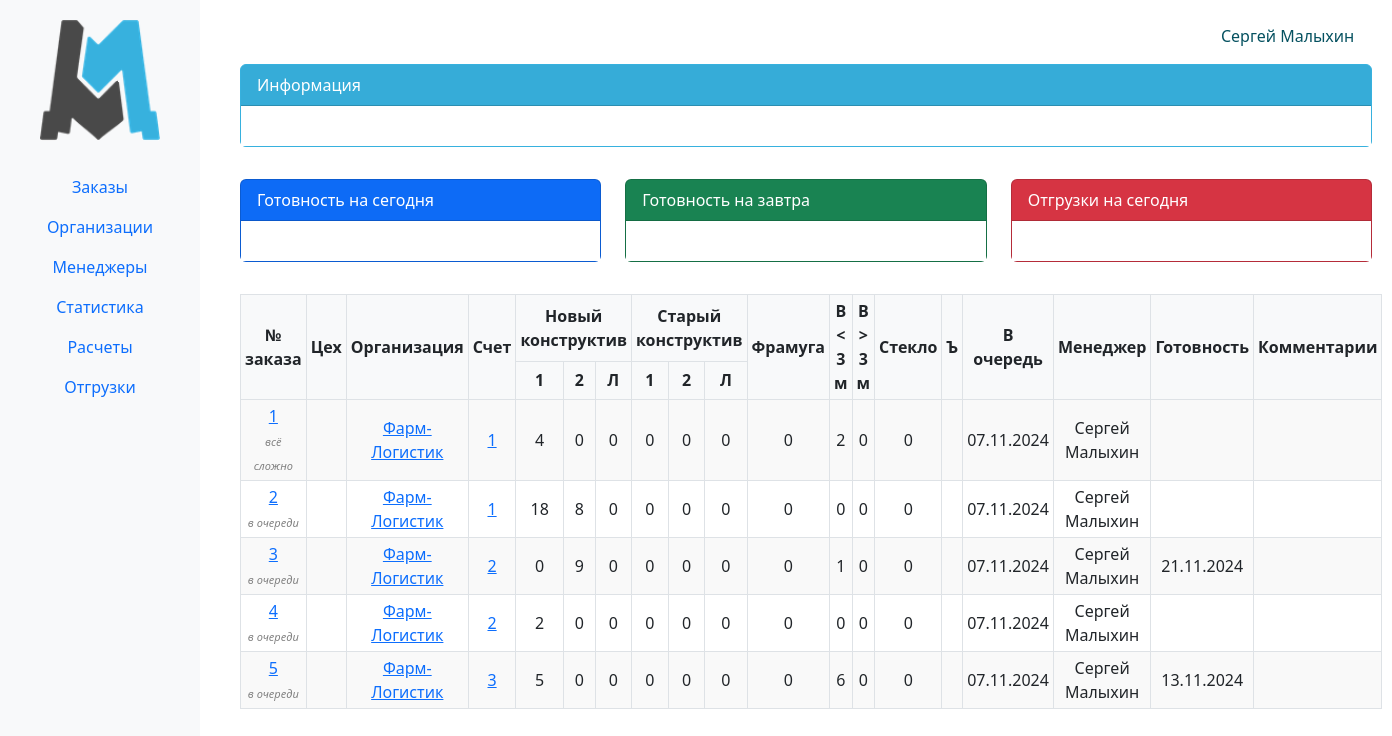
Screenshot of /erp_main/orders_list/ (signed in) with the database file from the repository.
### erp_main/models.py (models this page shows, shortened)
class Order(models.Model):
    internal_order_number = models.CharField(max_length=255, unique=True)
    created_at = models.DateTimeField(auto_now_add=True)
    order_file = models.FileField(upload_to='uploads/')
    invoice = models.ForeignKey(Invoice, blank=True, null=True, on_delete=models.CASCADE)
    due_date = models.DateField(null=True, blank=True)
    comment = models.TextField(blank=True, null=True)
    def get_items_filtered(self):
        return self.items.exclude(p_status__in=['changed', 'canceled'])
    @property
    def doors_1_nk(self):
        return self.get_items_filtered().filter(
            p_kind='door',
            p_construction='NK',
            p_active_trim=None,
        ).aggregate(total=Sum('p_quantity'))['total'] or 0
    @property
    def doors_2_nk(self):
        return self.get_items_filtered().filter(
            p_kind='door',
            p_construction='NK',
            p_active_trim__isnull=False,
        ).aggregate(total=Sum('p_quantity'))['total'] or 0
    @property
    def hatch_nk(self):
        return self.get_items_filtered().filter(
            p_kind='hatch',
            p_construction='NK',
        ).aggregate(total=Sum('p_quantity'))['total'] or 0
    @property
    def doors_1_sk(self):
        return self.get_items_filtered().filter(
            p_kind='door',
            p_construction='SK',
            p_active_trim=None,
        ).aggregate(total=Sum('p_quantity'))['total'] or 0
    @property
    def doors_2_sk(self):
        return self.get_items_filtered().filter(
            p_kind='door',
            p_construction='SK',
            p_active_trim__isnull=False,
        ).aggregate(total=Sum('p_quantity'))['total'] or 0
    @property
    def hatch_sk(self):
        return self.get_items_filtered().filter(
            p_kind='hatch',
            p_construction='SK',
        ).aggregate(total=Sum('p_quantity'))['total'] or 0
    @property
    def transom(self):
        return self.get_items_filtered().filter(
            p_kind='transom',
        ).aggregate(total=Sum('p_quantity'))['total'] or 0
    @property
    def gate(self):
        return self.get_items_filtered().filter(
            p_kind='gate',
            p_width__lt=3000,
            p_height__lt=3000,
        ).aggregate(total=Sum('p_quantity'))['total'] or 0
    @property
    def gate_3000(self):
        return self.get_items_filtered().filter(
            Q(p_kind='gate') & (Q(p_width__gte=3000) | Q(p_height__gte=3000)),
        ).aggregate(total=Sum('p_quantity'))['total'] or 0
    @property
    def glass(self):
        return self.get_items_filtered().filter(Q(p_glass__isnull=False) & ~Q(p_glass={})).aggregate(total=Sum('p_quantity'))['total'] or 0
    @property
    def status(self): # раскидываем позиции по статусам
        in_query = self.get_items_filtered().filter(p_status='in_query').aggregate(total=Sum('p_quantity'))['total'] or 0
        product = self.get_items_filtered().filter(p_status='product').aggregate(total=Sum('p_quantity'))['total'] or 0
        ready = self.get_items_filtered().filter(p_status='ready').aggregate(total=Sum('p_quantity'))['total'] or 0
        shipped = self.get_items_filtered().filter(p_status='shipped').aggregate(total=Sum('p_quantity'))['total'] or 0
        if in_query > 0 and product == 0 and ready == 0 and shipped == 0:
            return f'в очереди'
        elif in_query == 0 and product > 0 and ready == 0 and shipped == 0:
            return f'запущен'
        elif in_query == 0 and product == 0 and ready > 0 and shipped == 0:
            return f'готов'
        elif in_query == 0 and product == 0 and ready == 0 and shipped > 0:
            return f'отгружен'
        else:
            return f'всё сложно'

class Invoice(models.Model):
    number = models.CharField(max_length=5, blank=True, null=True)
    organization = models.ForeignKey(Organization, related_name='organization', on_delete=models.CASCADE)
    date = models.DateField()
    amount = models.IntegerField(default=0)
    payed_amount = models.IntegerField(default=0)
    shipping_amount = models.IntegerField(default=0)
    montage_amount = models.IntegerField(default=0)
    legal_entity = models.ForeignKey(LegalEntity, related_name='legal_entity', on_delete=models.CASCADE)
    invoice_files = models.FileField(upload_to='uploads/invoices', blank=True, null=True)
    year = models.PositiveIntegerField(editable=False)
    class Meta:
        constraints = [
            models.UniqueConstraint(fields=['number', 'legal_entity', 'year'], name='unique_field_combination')
        ]

class Organization(models.Model):
    FOOTING_CHOICES = (
        ('ustav', 'устава'),
        ('attorney', 'доверенности')
    )
    KIND_CHOICES = (
        ('ooo', 'ООО'),
        ('ao', 'АО'),
        ('zao', 'ЗАО'),
        ('ip', 'ИП'),
    )
    kind = models.CharField(max_length=100, blank=True, null=True, choices=KIND_CHOICES)
    phone_number = models.CharField(max_length=15, blank=True, null=True)
    name_fl = models.CharField(max_length=15, blank=True, null=True)
    user = models.ForeignKey(User, related_name='organizations', on_delete=models.CASCADE)
    ceo_footing = models.CharField(max_length=30, choices=FOOTING_CHOICES)
    name = models.CharField(max_length=100, blank=True, null=True)
    inn = models.CharField(max_length=15, blank=True, null=True)
    ogrn = models.CharField(max_length=15, blank=True, null=True)
    kpp = models.CharField(max_length=15, blank=True, null=True)
    r_s = models.CharField(max_length=25, blank=True, null=True)
    bank = models.CharField(max_length=300, blank=True, null=True)
    bik = models.CharField(max_length=10, blank=True, null=True)
    k_s = models.CharField(max_length=25, blank=True, null=True)
    address = models.CharField(max_length=150, blank=True, null=True)
    email = models.EmailField(blank=True, null=True)
    ceo_title = models.CharField(max_length=30, blank=True, null=True)
    ceo_name = models.CharField(max_length=150, blank=True, null=True)
    contracts = models.FileField(upload_to='uploads/contracts', blank=True, null=True)
    def __str__(self):
        if self.name_fl:
            return f'{self.name_fl} ({self.phone_number})'
        return self.name
    class Meta:
        verbose_name_plural = 'Организации'

### erp_main/views.py (the view)
# urls.py: path('orders_list/', views.orders_list, name='orders_list'),
@login_required(login_url='login')
def orders_list(request):
    if request.user.is_staff:
        return render(request, 'orders_list.html', {'orders': Order.objects.all()})
    else:
        return render(request, 'orders_list.html', {'orders': Order.objects.filter(user=request.user)()})

### erp_main/templates/orders_list.html (shortened to what this page needs)
{% extends 'base.html' %}
{% block content %}
<table>
    <thead>
        <tr>
            <th rowspan="2">№ заказа</th>
            <th rowspan="2">Цех</th>
            <th rowspan="2">Организация</th>
            <th rowspan="2">Счет</th>
            <th colspan="3">Новый конструктив</th>
            <th colspan="3">Старый конструктив</th>
            <th rowspan="2">Фрамуга</th>
            <th rowspan="2">В < 3 м</th>
            <th rowspan="2">В > 3 м</th>
            <th rowspan="2">Стекло</th>
            <th rowspan="2">Ъ</th>
            <th rowspan="2">В очередь</th>
            <th rowspan="2">Менеджер</th>
            <th rowspan="2">Готовность</th>
            <th rowspan="2">Комментарии</th>
        </tr>
        <tr>
            <th>1</th>
            <th>2</th>
            <th>Л</th>
            <th>1</th>
            <th>2</th>
            <th>Л</th>
        </tr>
    </thead>
    <tbody>
        {% for order in orders %}
            <tr>
                <td>
                    <a href="{% url 'order_detail' order.id %}">{{ order.id }}</a>
                    <br>
                    <span style="font-size: 11px; font-style: italic; color: grey;">{{ order.status }}</span>
                </td>
                <td></td>
                <td>
                    <a href="{% url 'organization_detail' order.invoice.organization.id %}">{{ order.invoice.organization }}</a>
                </td>
                <td>
                    <a href="{% url 'invoice_detail' order.invoice.id %}">{{ order.invoice.number }}</a>
                </td>
                <td>{{ order.doors_1_nk }}</td>
                <td>{{ order.doors_2_nk }}</td>
                <td>{{ order.hatch_nk }}</td>
                <td>{{ order.doors_1_sk }}</td>
                <td>{{ order.doors_2_sk }}</td>
                <td>{{ order.hatch_sk }}</td>
                <td>{{ order.transom }}</td>
                <td>{{ order.gate }}</td>
                <td>{{ order.gate_3000 }}</td>
                <td>
                    {% if order.glass != 0 %}
                        <a href="#" data-bs-toggle="modal" data-bs-target="#glassModal{{ order.id }}">{{ order.glass }}</a>
                    {% else %}
                        {{ order.glass }}
                    {% endif %}
                </td>
                <td></td>
                <td>{{ order.created_at|date:"d.m.Y" }}</td>
                <td>{{ order.invoice.organization.user.get_full_name }}</td>
                <td>{{ order.due_date|date:"d.m.Y" }}</td>
                <td></td>
            </tr>
        {% endfor %}
    </tbody>
</table>
{% endblock %}

### templates/base.html (shortened to what this page needs)
{% load static %}
<!DOCTYPE html>
<html lang="ru">
<head>
    <link href="https://cdn.jsdelivr.net/npm/bootstrap@5.3.0-alpha1/dist/css/bootstrap.min.css" rel="stylesheet">
</head>
<body>
<div class="container-fluid">
    <div class="row">
        <nav class="col-md-2 d-none d-md-block bg-light sidebar">
            <div style="text-align: center;">
                <a href="{% url 'index' %}">
                    <img src="{% static 'erp_main/images/logo.png' %}" style="width: 120px; height: auto;" alt="Главная">
                </a>
            </div>
            <br>
            <div class="sidebar-sticky">
                <ul class="nav flex-column text-center">
                    <li class="nav-item">
                        <a class="nav-link active" href="#">Заказы</a>
                    </li>
                    <li class="nav-item">
                        <a class="nav-link" href="#">Организации</a>
                    </li>
                    <li class="nav-item">
                        <a class="nav-link" href="#">Менеджеры</a>
                    </li>
                    <li class="nav-item">
                        <a class="nav-link" href="#">Статистика</a>
                    </li>
                    <li class="nav-item">
                        <a class="nav-link" href="#">Расчеты</a>
                    </li>
                    <li class="nav-item">
                        <a class="nav-link" href="#">Отгрузки</a>
                    </li>
                </ul>
            </div>
        </nav>
        <main role="main" class="col-md-10 main-content">
            <div class="row my-1">
                <div class="col-md-12">
                    <div class="row mb-0">
                        <div class="col-md-2 text-center" style="background: none;">
                            <div class="alert alert-info" role="alert">
                                {% if user.is_authenticated %}
                                    <li class="nav-item">
                                        <a class="nav-link" href="#">{{ user.first_name }} {{ user.last_name }}</a>
                                    </li>
                                {% endif %}
                            </div>
                        </div>
                    </div>
                    <div class="card mb-3 text-white" id="first-block">
                        <div class="card-header">Информация</div>
                        <div class="card-body">
                        </div>
                    </div>
                </div>
            </div>
            <div class="row my-3">
                <div class="col-md-4">
                    <div class="card text-white bg-primary mb-3">
                        <div class="card-header">Готовность на сегодня</div>
                        <div class="card-body">
                        </div>
                    </div>
                </div>
                <div class="col-md-4">
                    <div class="card text-white bg-success mb-3">
                        <div class="card-header">Готовность на завтра</div>
                        <div class="card-body">
                        </div>
                    </div>
                </div>
                <div class="col-md-4">
                    <div class="card text-white bg-danger mb-3">
                        <div class="card-header">Отгрузки на сегодня</div>
                        <div class="card-body">
                        </div>
                    </div>
                </div>
            </div>
        {% block content %}
        {% endblock %}
        </main>
    </div>
</div>
</body>
</html>

### templates/base.html (style rules this page uses)
.alert-info { background: none; padding-top: 0; padding-bottom: 0; border: none; }
.nav-item { position: relative; list-style: none; }
.nav-link { transition: background-color 0.3s; border-radius: 5px; }
.sidebar { width: 200px; padding-top: 20px; position: fixed; height: 100%; overflow-y: auto; background-color: #f8f9fa !important; }
.main-content { margin-left: 220px; padding: 20px; flex-grow: 1; }
table { border-collapse: collapse; width: 100%; }
th, td { border: 1px solid #dee2e6; padding: 8px; text-align: left; }
tr:nth-child(odd) { background-color: #f9f9f9; }
tr:nth-child(even) { background-color: #ffffff; }
.card-body { text-align: center; background-color: white; }
#first-block { border: 1px solid #37b1de; background-color: #37b1de; }

### erp_main/templates/orders_list.html (style rules this page uses)
table { border-collapse: collapse; width: 100%; margin: 0 auto; }
th, td { padding: 4px; text-align: center; vertical-align: middle; border: 1px solid #dee2e6; }
th { background-color: #f8f9fa; }

### rows the page displays
Order: id "1", status "всё сложно", invoice.organization "Фарм-Логистик", invoice.number "1", doors_1_nk "4", doors_2_nk "0", hatch_nk "0", doors_1_sk "0", doors_2_sk "0", hatch_sk "0", transom "0", gate "2", gate_3000 "0", glass "0", created_at "07.11.2024", invoice.organization.user.get_full_name "Сергей Малыхин"
Order: id "2", status "в очереди", invoice.organization "Фарм-Логистик", invoice.number "1", doors_1_nk "18", doors_2_nk "8", hatch_nk "0", doors_1_sk "0", doors_2_sk "0", hatch_sk "0", transom "0", gate "0", gate_3000 "0", glass "0", created_at "07.11.2024", invoice.organization.user.get_full_name "Сергей Малыхин"
Order: id "3", status "в очереди", invoice.organization "Фарм-Логистик", invoice.number "2", doors_1_nk "0", doors_2_nk "9", hatch_nk "0", doors_1_sk "0", doors_2_sk "0", hatch_sk "0", transom "0", gate "1", gate_3000 "0", glass "0", created_at "07.11.2024", invoice.organization.user.get_full_name "Сергей Малыхин", due_date "21.11.2024"
Order: id "4", status "в очереди", invoice.organization "Фарм-Логистик", invoice.number "2", doors_1_nk "2", doors_2_nk "0", hatch_nk "0", doors_1_sk "0", doors_2_sk "0", hatch_sk "0", transom "0", gate "0", gate_3000 "0", glass "0", created_at "07.11.2024", invoice.organization.user.get_full_name "Сергей Малыхин"
Order: id "5", status "в очереди", invoice.organization "Фарм-Логистик", invoice.number "3", doors_1_nk "5", doors_2_nk "0", hatch_nk "0", doors_1_sk "0", doors_2_sk "0", hatch_sk "0", transom "0", gate "6", gate_3000 "0", glass "0", created_at "07.11.2024", invoice.organization.user.get_full_name "Сергей Малыхин", due_date "13.11.2024"

### other values shown
{{ user.first_name }} "Сергей"
{{ user.last_name }} "Малыхин"
